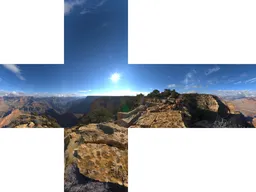
#> input picture data/sky/sky_cross.webp, 256 x 192 px, shrunk from 2000 x 1500 before the run
$ python -i upscale.py   (imports and definitions only)
#> lines starting #> are read from the running program, lines starting #| are printed output that depends on the picture
#> further down, picture is the input picture: PIL image 256x192 RGB; mean R, G, B 171.1, 178.3, 188
#!/usr/bin/env python3
"""Upscale cartridge textures for the fixed model, tile-aware, no machine learning.

    python3 tools/art/n64fix/upscale.py <in.png> <out.png> [--factor 4] [--method hybrid]
    python3 tools/art/n64fix/upscale.py --dir <src_dir>     every texture extract.py wrote,
                                                            into <src_dir>/x4/

The cartridge's textures are 8 to 64 texels a side and mostly repeat or wrap, so every
filter here runs on a 3x3 tiled copy and crops the middle: a seam that was invisible at
16x16 stays invisible at 64x64.

Methods:
  nearest   the texels made bigger. The reference, not a result.
  lanczos   smooth. Right for noise (concrete, dirt), soft on drawn lines.
  epx       Scale2x applied until the factor is reached: keeps drawn lines and rivets
            crisp and diagonal edges stepped at the new resolution, not the old one.
  hybrid    epx for the shapes, lanczos for the shading inside them, then a light
            sharpen. The default, chosen by comparing all four on the Power Plant.

Alpha is scaled the same way. The factor must be a power of two; the result stays a
power of two, and 256 a side is the Win98 / Voodoo 2 ceiling the pack path observes.
"""
import sys

import numpy as np
from PIL import Image, ImageFilter


def epx2(a):
    """Scale2x on an HxWxC array, edges wrapped."""
    B = np.roll(a, 1, 0)
    D = np.roll(a, 1, 1)
    F = np.roll(a, -1, 1)
    H = np.roll(a, -1, 0)
    eq = lambda x, y: np.all(x == y, axis=-1, keepdims=True)
    P = a
    c1 = np.where(eq(D, B) & ~eq(D, H) & ~eq(B, F), B, P)
    c2 = np.where(eq(B, F) & ~eq(B, D) & ~eq(F, H), F, P)
    c3 = np.where(eq(D, H) & ~eq(D, B) & ~eq(H, F), D, P)
    c4 = np.where(eq(H, F) & ~eq(D, H) & ~eq(B, F), F, P)
    h, w, c = a.shape
    out = np.empty((h * 2, w * 2, c), a.dtype)
    out[0::2, 0::2] = c1
    out[0::2, 1::2] = c2
    out[1::2, 0::2] = c3
    out[1::2, 1::2] = c4
    return out


def quantise(a, step=6):
    """EPX compares texels for equality; cartridge textures are palettised, so equal
    colours are exactly equal, but a small snap keeps near-identical shades together."""
    return (a // step) * step


def upscale(im, factor=4, method="hybrid"):
#> called with factor = 4, method = 'hybrid'
    im = im.convert("RGBA")
    w, h = im.size
#> w = 256; h = 192
    tiled = Image.new("RGBA", (w * 3, h * 3))
#> tiled: PIL image 768x576 RGBA; every value is 0
    for y in range(3):
        for x in range(3):
            tiled.paste(im, (x * w, y * h))
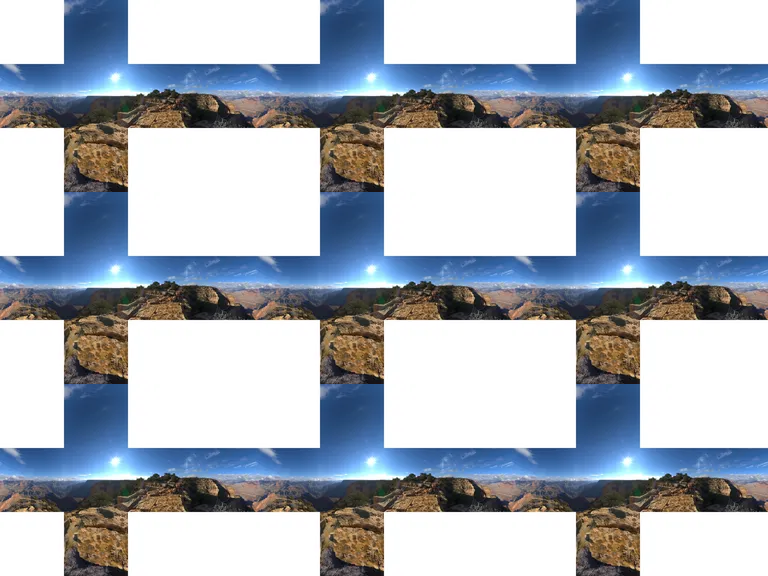
#> tiled: PIL image 768x576 RGBA; mean R, G, B, A 171.1, 178.3, 188, 255
    W, H = w * factor, h * factor
#> W = 1024; H = 768

    def crop(big):
        return big.crop((W, H, 2 * W, 2 * H))

    if method == "nearest":
        return crop(tiled.resize((w * 3 * factor, h * 3 * factor), Image.NEAREST))
    lz = tiled.resize((w * 3 * factor, h * 3 * factor), Image.LANCZOS)
    if method == "lanczos":
        return crop(lz)
    a = np.asarray(tiled).astype(np.int16)
    e = a.copy()
    q = quantise(a)
    f = 1
    while f < factor:
        stack = np.concatenate([e, q], axis=-1)
        stack = epx2(stack)
        e, q = stack[..., :4], stack[..., 4:]
        f *= 2
#> after the loop, f = 4
    ep = Image.fromarray(np.clip(e, 0, 255).astype(np.uint8), "RGBA")
    if method == "epx":
        return crop(ep)
    # hybrid: EPX structure, softened by a sub-texel blur, blended with Lanczos shading
    soft = ep.filter(ImageFilter.GaussianBlur(radius=factor * 0.28))
    mix = Image.blend(soft, lz, 0.35)
    mix = mix.filter(ImageFilter.UnsharpMask(radius=factor * 0.5, percent=60, threshold=2))
    return crop(mix)


def main():
    a = sys.argv[1:]
    if a and a[0] == "--dir":
        import glob
        import os
        d = a[1]
        os.makedirs(os.path.join(d, "x4"), exist_ok=True)
        n = 0
        for p in sorted(glob.glob(os.path.join(d, "*_t*_*.png"))):
            upscale(Image.open(p)).save(os.path.join(d, "x4", os.path.basename(p)))
            n += 1
        print("upscaled %d textures into %s" % (n, os.path.join(d, "x4")))
        return
    factor, method = 4, "hybrid"
    if "--factor" in a:
        i = a.index("--factor")
        factor = int(a[i + 1])
        del a[i:i + 2]
    if "--method" in a:
        i = a.index("--method")
        method = a[i + 1]
        del a[i:i + 2]
    src, dst = a
    out = upscale(Image.open(src), factor, method)
    if max(out.size) > 256:
        print("warning: %s is %dx%d, over the 256 texel Voodoo 2 limit" % ((dst,) + out.size))
    out.save(dst)


# [2 lines not run here, left out]

>>> from PIL import Image
>>> picture = Image.open('../../../data/sky/sky_cross.webp')
>>> result = upscale(picture)
